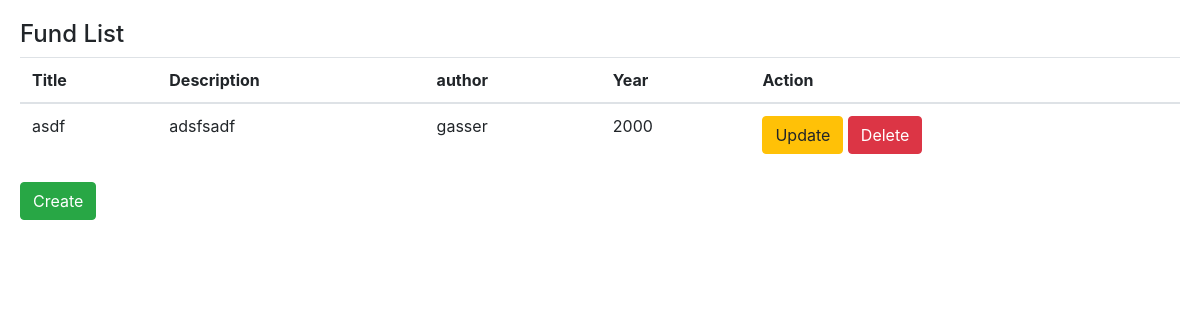
/fund-list (signed in), run on an earlier commit of the app's database.
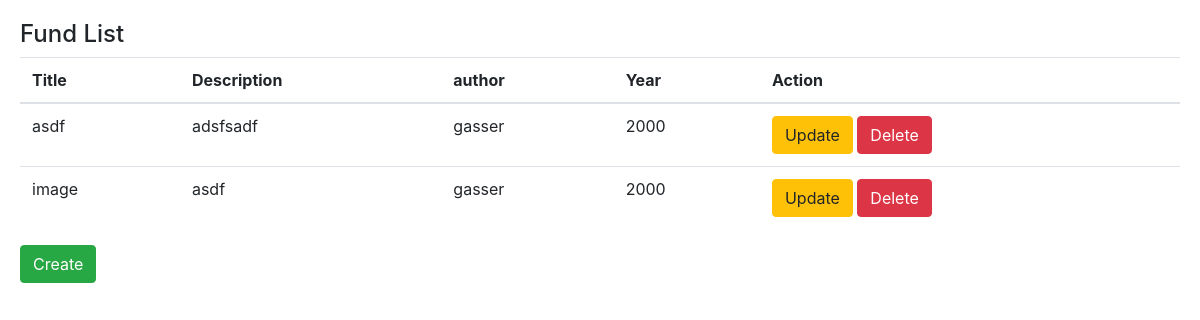
And on a later commit of the database.
### accounts/models.py (models this page shows)
class Fund(models.Model):
    title = models.CharField(db_column='title', max_length=100, blank=False)
    description = models.TextField(db_column='description', max_length=1000, blank=False)
    author = models.CharField(db_column='author', max_length=100, blank=False)
    year = models.IntegerField(db_column='year',blank=False, default=2000)
    image = models.ImageField(blank= True,upload_to='')
    user = models.ForeignKey(User, default=None,null=True, on_delete=models.CASCADE)

### accounts/views.py (the view)
# urls.py: path('fund-list', views.fundList, name='fund-list'),
def fundList(request):
    funds = Fund.objects.filter(user=request.user.id).values()
    return render(request,"user/fund_list.html",{'funds':funds})

### templates/user/fund_list.html
{% extends "user/order_fund.html" %}
{% block content %}
<div class="card-body">
    <h4>Fund List</h4>
    <table class="table">
        <thead>
            <tr>
                <th scope="col">Title</th>
                <th scope="col">Description</th>
                <th scope="col">author</th>
                <th scope="col">Year</th>
                <th scope="col">Action</th>
            </tr>
        </thead>
        <body>
            {% for fund in funds %}
            <tr>
                <td>{{ fund.title }}</td>
                <td>{{ fund.description }}</td>
                <td>{{ fund.author }}</td>
                <td>{{ fund.year }}</td>
                <td><a type="button" class="btn btn-warning" href="/fund-update/{{ fund.id }}">Update</a>
                    <a type="button" class="btn btn-danger" href="/fund-delete/{{ fund.id }}">Delete</a>
                </td>
            </tr>
            {% endfor %}
        </body>
    </table>
    <a type="button" class="btn btn-success" href="{% url 'start:fund-create' %}">Create</a>
</div>
{% endblock %}

What changed in the data, as far as the page shows it:
added Fund: title "image", description "asdf", author "gasser", year "2000"
